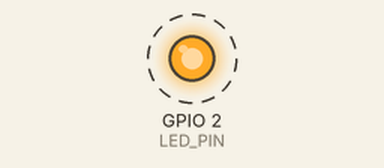
Bench run of a sketch on a simulated ESP32. Parts: output pins drawn as LEDs (lit = HIGH). Dashed ring = blinking. What the sketch prints to the serial monitor is not drawn.

Above: at 0.7 s.
Timing chart, 0 to 4.4 s (numbered marks = the images above):
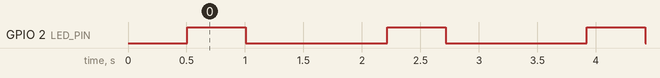

The sketch:

main.ino
```cpp
#include <Arduino.h>
#include "esp_sleep.h"

#define LED_PIN 2

#define WAKEUP_TIME_SECONDS 10
#define WAKEUP_TIME_US (WAKEUP_TIME_SECONDS * 1000000ULL)

#define MAX_MEASUREMENTS 10

RTC_DATA_ATTR int bootCounter = 0;
RTC_DATA_ATTR int measurementIndex = 0;

struct Measurement {
  float temperature;
  float humidity;
  uint32_t wakeCounter;
};

RTC_DATA_ATTR Measurement measurements[MAX_MEASUREMENTS];

void printWakeupReason() {
  esp_sleep_wakeup_cause_t reason = esp_sleep_get_wakeup_cause();

  if (reason == ESP_SLEEP_WAKEUP_TIMER) {
    Serial.println("Buđenje: TIMER (Light Sleep)");
  } else {
    Serial.println("Prvo pokretanje / reset");
  }
}

float simulateTemperature() {
  return 22.0 + (bootCounter % 6) * 0.7;
}

float simulateHumidity() {
  return 45.0 + (bootCounter % 8) * 1.5;
}

void activePhase() {

  Serial.println("Aktivna faza rada...");

  float t = simulateTemperature();
  float h = simulateHumidity();

  measurements[measurementIndex].temperature = t;
  measurements[measurementIndex].humidity = h;
  measurements[measurementIndex].wakeCounter = bootCounter;

  Serial.print("Mjerenje ");
  Serial.print(measurementIndex + 1);
  Serial.print(": T=");
  Serial.print(t);
  Serial.print("C H=");
  Serial.print(h);
  Serial.println("%");

  digitalWrite(LED_PIN, HIGH);
  delay(500);
  digitalWrite(LED_PIN, LOW);

  measurementIndex++;
}

void printMeasurements() {

  Serial.println("\n===== 10 MJERENJA =====");

  for (int i = 0; i < MAX_MEASUREMENTS; i++) {
    Serial.print(i + 1);
    Serial.print(". wake #");
    Serial.print(measurements[i].wakeCounter);
    Serial.print(" T=");
    Serial.print(measurements[i].temperature);
    Serial.print(" H=");
    Serial.println(measurements[i].humidity);
  }

  Serial.println("=======================\n");

  measurementIndex = 0;
}

void enterLightSleep() {

  Serial.println("Ulazak u LIGHT SLEEP...");
  Serial.flush();

  delay(200);

  esp_sleep_enable_timer_wakeup(WAKEUP_TIME_US);
  esp_light_sleep_start();

  Serial.println("Buđenje iz LIGHT SLEEP-a");
}

void setup() {

  Serial.begin(115200);
  delay(500);

  pinMode(LED_PIN, OUTPUT);

  Serial.println("\nESP32 Datalogger");
}

void loop() {

  bootCounter++;

  Serial.println("\n--------------------------------");
  Serial.print("Ciklus #: ");
  Serial.println(bootCounter);

  printWakeupReason();

  activePhase();

  if (measurementIndex >= MAX_MEASUREMENTS) {
    printMeasurements();
  }

  enterLightSleep();
}
```

Measured:
- by itself, GPIO 2 (LED_PIN): alternates HIGH for 0.50 s and LOW for 1.2 s
